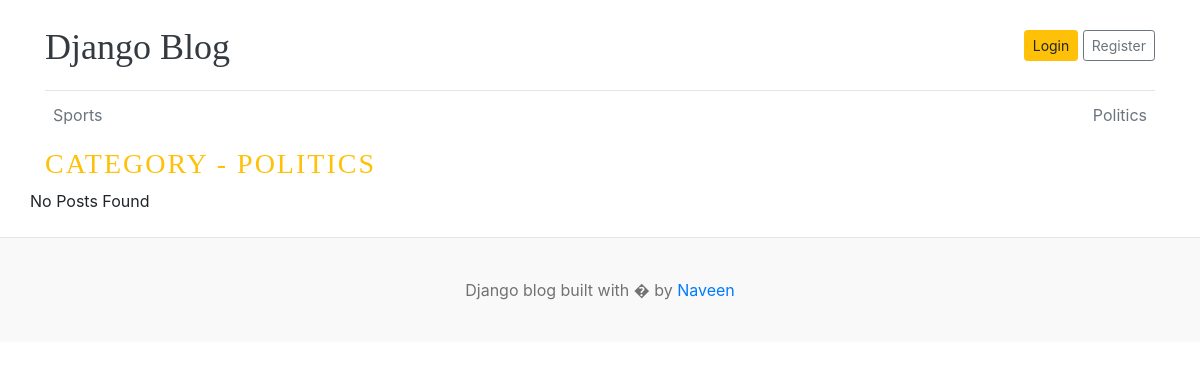
Before: /category/2/ with the older database file.
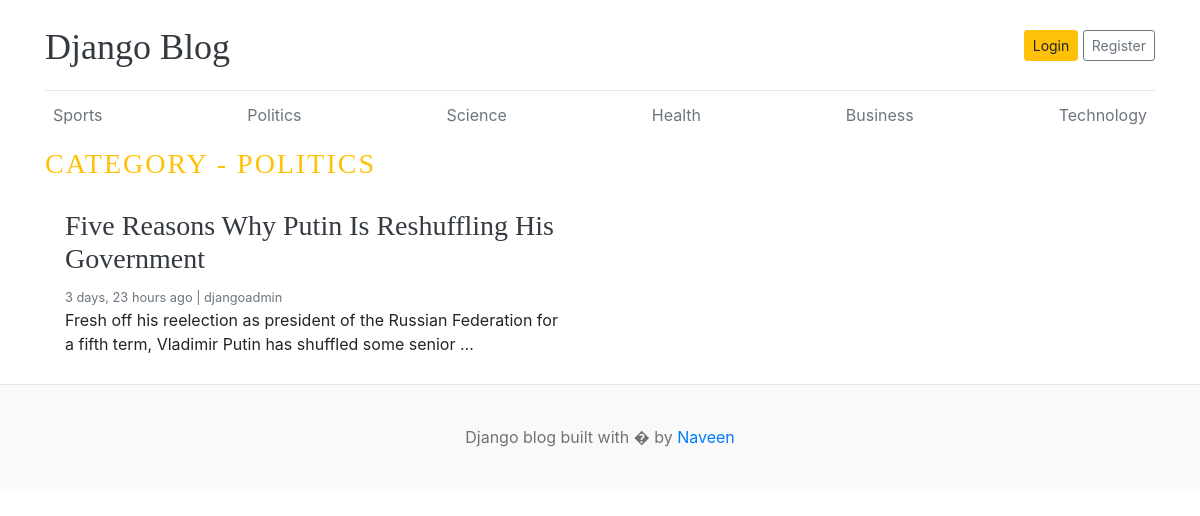
After: the same page with the newer database file.
### blog_mod/models.py (models this page shows, shortened)
class Category(models.Model):
    category_name = models.CharField(max_length=50, unique=True)
    created_at = models.DateTimeField(auto_now_add=True)
    updated_at = models.DateTimeField(auto_now=True)
    class Meta:
        verbose_name_plural = "categories"

class Blog(models.Model):
    title = models.CharField(max_length=100)
    slug = models.SlugField(max_length=150, unique=True, blank=True)
    category = models.ForeignKey(Category, on_delete=models.CASCADE)
    author = models.ForeignKey(User, models.CASCADE)
    featured_image = models.ImageField(upload_to="uploads/%Y/%m/%d")
    short_description = models.TextField(max_length=500)
    blog_body = models.TextField(max_length=2000)
    status = models.CharField(max_length=20, choices=STATUS_CHOICES, default="Drafts")
    is_featured = models.BooleanField(default=False)
    created_at = models.DateTimeField(auto_now_add=True)
    updated_at = models.DateTimeField(auto_now=True)

### blog_mod/views.py (the view)
# urls.py: path("<int:category_id>/",views.posts_by_category, name = "posts_by_category")
def posts_by_category(request, category_id):
    posts = Blog.objects.filter(status="Published", category_id=category_id)
    category = get_object_or_404(Category, id=category_id)
    context = {"posts": posts, "category": category}
    return render(request, "category.html", context)

### blog_mod/context_processors.py (called while the page is built)
def get_category(request):
    categories = Category.objects.all()
    return dict(categories=categories)

def get_socialLinks(request):
    social_links = SocialLinks.objects.all()
    return dict(social_links=social_links)

### templates/category.html (shortened to what this page needs)
{% extends 'base.html' %}
{% block content %}
  <h3 class="text-uppercase text-warning" style="letter-spacing: 2px">Category - {{ category.category_name }}</h3>
  <div class="row mb-2">
    {% if posts %}
      {% for post in posts %}
        <div class="col-md-6">
          <div class="card border-0">
            <div class="card-body">
              <h3><a href="{% url 'blogs' post.slug %}" class="text-dark">{{ post.title }}</a></h3>
              <small class="mb-1 text-muted">{{ post.created_at|timesince }} ago | {{ post.author }}</small>
              <p class="card-text">{{ post.short_description|truncatewords:20 }}</p>
            </div>
          </div>
        </div>
      {% endfor %}
    {% else %}
      <p>No Posts Found</p>
    {% endif %}
  </div>
{% endblock %}

### templates/base.html (shortened to what this page needs)
{% load static %}
<!DOCTYPE html>
<html lang="en">
  <head>
    <link href="https://getbootstrap.com/docs/4.0/dist/css/bootstrap.min.css" rel="stylesheet" />
    <link href="{% static 'css/blog.css' %}" rel="stylesheet" />
  </head>
  <body>
    <div class="container">
      <header class="blog-header py-3">
        <div class="row flex-nowrap justify-content-between align-items-center">
          <div class="col-8 pt-1">
            <a class="blog-header-logo text-dark" href="/">Django Blog</a>
          </div>
          <div class="col-4 d-flex justify-content-end align-items-center">
            <a class="btn btn-sm btn-warning" href="#">Login</a> &nbsp;
            <a class="btn btn-sm btn-outline-secondary" href="#">Register</a>
          </div>
        </div>
      </header>
      <div class="nav-scroller py-1 mb-2">
        <nav class="nav d-flex justify-content-between">
          {% for cat in categories %}
            <a class="p-2 text-muted" href="{% url 'posts_by_category' cat.id %}">{{ cat.category_name }}</a>
          {% endfor %}
        </nav>
      </div>
      {% block content %}
      {% endblock %}
    </div>
    <footer class="blog-footer">
      <p>
        Django blog built with � by <a href="#">Naveen</a>
      </p>
    </footer>
  </body>
</html>

Changed rows visible on the page:
added Category: category_name "Science"
added Category: category_name "Health"
added Category: category_name "Business"
added Category: category_name "Technology"
added Blog: title "Five Reasons Why Putin Is Reshuffling His Government", created_at "3 days, 23 hours", author "djangoadmin", short_description "Fresh off his reelection as president of the Russian Federation for a fifth term, Vladimir Putin has shuffled some senior …"
Other visible differences:
text no longer shown: "No Posts Found"
